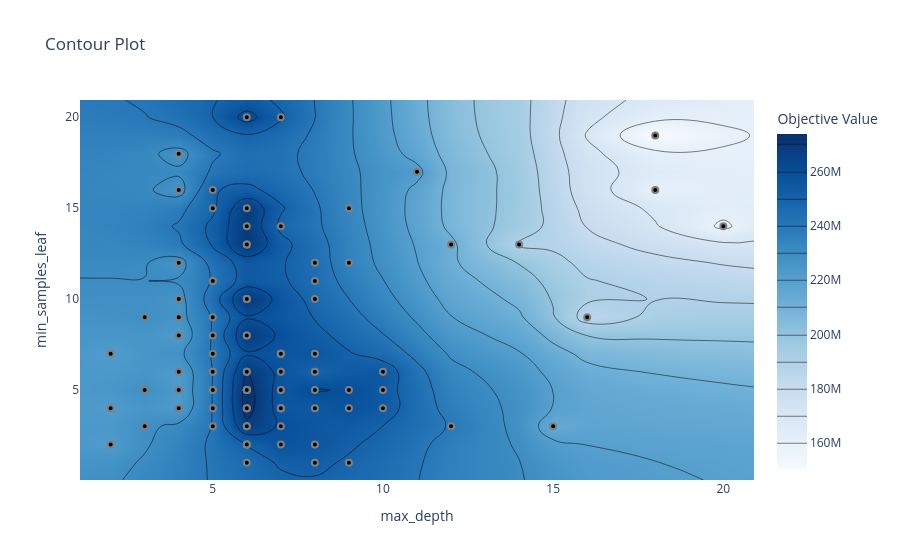

Here is the notebook cell this chart was saved with:
### Code cell
plot_contour(study, params=["max_depth", "min_samples_leaf"])

### Figure 1 — Plotly figure (JSON) as saved in the notebook; plotly's stock layout.template omitted (floating-point values rounded to 4 significant figures; data arrays with more than 128 entries replaced by an {"elided": "..."} marker saying what was removed)
{"data": [{"colorbar": {"title": {"text": "Objective Value"}}, "colorscale": [[0, "rgb(247,251,255)"], [0.125, "rgb(222,235,247)"], [0.25, "rgb(198,219,239)"], [0.375, "rgb(158,202,225)"], [0.5, "rgb(107,174,214)"], [0.625, "rgb(66,146,198)"], [0.75, "rgb(33,113,181)"], [0.875, "rgb(8,81,156)"], [1, "rgb(8,48,107)"]], "connectgaps": true, "contours": {"coloring": "heatmap"}, "hoverinfo": "none", "line": {"smoothing": 1.3}, "reversescale": false, "type": "contour", "x": [1.1, 2, 3, 4, 5, 6, 7, 8, 9, 10, 11, 12, 14, 15, 16, 18, 20, 20.9], "y": [0.05, 1, 2, 3, 4, 5, 6, 7, 8, 9, 10, 11, 12, 13, 14, 15, 16, 17, 18, 19, 20, 20.95], "z": {"elided": "22x18 float values"}}, {"marker": {"color": "black", "line": {"color": "Gray", "width": 2}}, "mode": "markers", "name": "Feasible Trial", "showlegend": false, "type": "scatter", "x": [10, 5, 6, 15, 2, 5, 7, 12, 18, 4, 18, 9, 8, 7, 12, 2, 6, 11, 14, 8, 4, 7, 8, 9, 6, 3, 6, 6, 4, 10, 20, 6, 5, 6, 5, 9, 6, 3, 7, 3, 6, 5, 5, 6, 7, 8, 4, 6, 10, 7, 2, 6, 6, 8, 4, 7, 5, 9, 5, 7, 3, 6, 6, 8, 6, 4, 5, 7, 9, 16, 6, 6, 8, 5, 6, 7, 4, 8, 6, 4, 5, 6, 7, 5, 6, 7, 5, 6, 6, 8, 7, 6, 5, 6, 7, 4, 6, 5, 7, 6], "y": [4, 8, 15, 3, 4, 11, 2, 3, 16, 10, 19, 15, 7, 20, 13, 7, 1, 17, 13, 1, 9, 7, 6, 12, 5, 5, 2, 5, 18, 5, 14, 4, 9, 5, 5, 4, 4, 3, 6, 3, 8, 4, 6, 2, 4, 5, 8, 3, 6, 7, 2, 8, 10, 10, 4, 5, 11, 1, 7, 4, 9, 10, 10, 11, 6, 12, 15, 3, 5, 9, 13, 14, 12, 16, 13, 14, 16, 4, 5, 5, 6, 5, 5, 4, 6, 7, 3, 3, 20, 2, 4, 5, 5, 4, 4, 6, 5, 5, 7, 2]}, {"marker": {"color": "#cccccc", "line": {"color": "Gray", "width": 2}}, "mode": "markers", "name": "Infeasible Trial", "showlegend": false, "type": "scatter", "x": [], "y": []}], "layout": {"title": {"text": "Contour Plot"}, "xaxis": {"range": [1.1, 20.9], "title": {"text": "max_depth"}}, "yaxis": {"range": [0.05, 20.95], "title": {"text": "min_samples_leaf"}}}}
